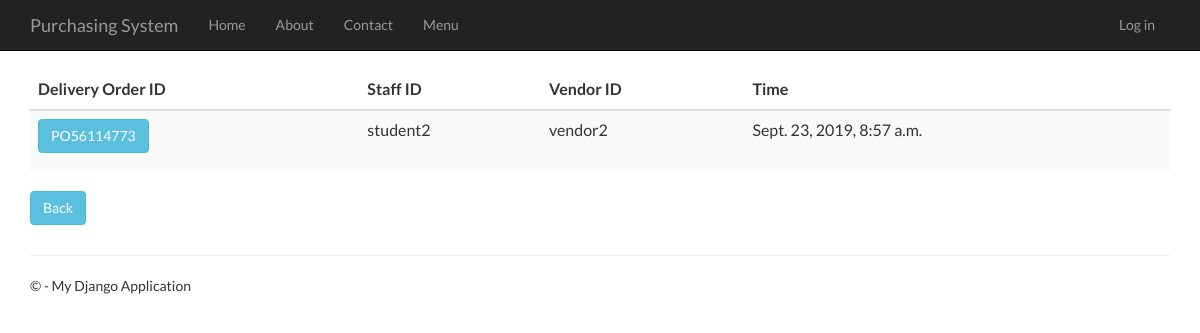
Screenshot of /deliveryorderhistory with the database file from the repository.
### DeliveryOrder/models.py (models this page shows, shortened)
class DeliveryOrder(models.Model):
    delivery_order_id = models.CharField(primary_key=True, max_length=10)
    shipping_instructions = models.TextField()
    time_created = models.DateTimeField()
    description = models.TextField(null=True,default=None, blank=True)
    total_price = models.DecimalField(max_digits=10, decimal_places=2, default=Decimal('0.00'))
    person_id = models.ForeignKey(Person)
    vendor_id = models.ForeignKey(Vendor)
    purchase_order_id = models.OneToOneField(PurchaseOrder)

### app/models.py (models this page shows, shortened)
class Person(models.Model):
    user_id = models.OneToOneField(User)
    person_id = models.CharField(primary_key=True, max_length=10)
    person_name = models.TextField()
    person_address = models.TextField()
    person_phone_number = models.TextField()
    person_role = models.TextField(default = 'MANAGER')

class Vendor(models.Model):
    vendor_id = models.CharField(primary_key=True, max_length=10)
    vendor_name = models.TextField()
    vendor_phone_number = models.TextField()
    vendor_address = models.TextField()
    vendor_email = models.TextField()
    def __str__(self):
        return str(self.vendor_id)

### DeliveryOrder/views.py (the view)
# urls.py: url(r'^deliveryorderhistory', DeliveryOrder.views.deliveryorderhistory, name="delivery_order_history"),
def deliveryorderhistory(request):
    delivery_orders = DeliveryOrder.objects.all()
    context = {
            'title':'delivery Order History',
            'rows':delivery_orders
        }
    return render(request,'DeliveryOrder/deliveryorderhistory.html',context)

### DeliveryOrder/templates/DeliveryOrder/deliveryorderhistory.html
﻿{% extends "app/layout.html" %}
{% block content %}
<div class="purcahseorderhistory margintop" action="menu" >
    <form action="deliveryorderhistorydetails" method="GET">
        <table class="table table-striped margintop">
          <thead>
            <tr>
              <th scope="col">Delivery Order ID</th>
              <th scope="col">Staff ID</th>
              <th scope="col">Vendor ID</th>
              <th scope="col">Time</th>
            </tr>
          </thead>
          <tbody>
              {% for r in rows %}
            <tr>
                 <td><button type="submit" name="do_id" value="{{r.delivery_order_id}}" class="btn btn-info" >{{r.delivery_order_id}}</button></td>
                 <td>{{r.person_id.person_id}}</td>
                 <td>{{r.vendor_id}}</td>
                 <td>{{r.time_created}}</td>
            </tr>
              {% endfor %}
          </tbody>
        </table>
        <div class="margintop">
            <a type="submit" class="btn btn-info" href="/menu">Back</a>
        </div>
    </form>
</div>
{% endblock %}

### app/static/app/content/site.css (style rules this page uses)
body { padding-top: 50px; padding-bottom: 20px; }

### rows the page displays
DeliveryOrder: delivery_order_id "PO56114773", person_id.person_id "student2", vendor_id "vendor2", time_created "Sept. 23, 2019, 8:57 a.m."
